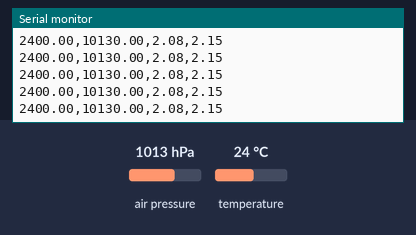
Simulated run of this sketch. Board: Arduino Uno, built with avr-gcc and run on an emulated ATmega328P. Parts: the last lines printed to the serial monitor. Wiring (inferred from the names in the program): BMP180 pressure sensor at I2C address 0x77. The inputs (shaded band) are chosen by the test bench; at power-on: temperature 24 °C, air pressure 1013 hPa.

Above: at 8.7 s.
8.8 s: temperature set to 1.1 °C
At 9.6 s:
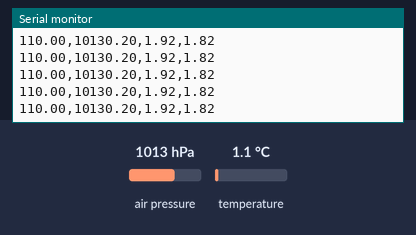
10.3 s: temperature set to 0.8 °C
At 11.2 s:
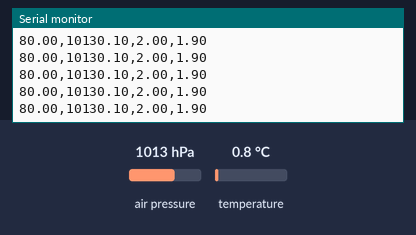
Timing chart, 0 to 13.3 s (numbered marks = the images above; inputs shaded):
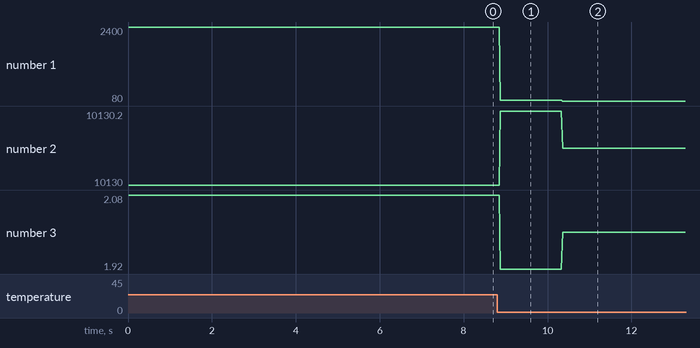

The sketch:

BMP085_con_temp_-_pres_-_alt.ino
```cpp
/*
 * Basado en el código de Jim Lindblom
 * Obtenido desde la página: https://bildr.org/2011/06/bmp085-arduino/
 * Obtiene presión, altitud y temperatura desde el BMP085
 * Serial.print a una velocidad de 9600 baud hacía el serial monitor
 */

//Libreria
#include <Wire.h>
//Dirección I2C del BMP085
#define BMP085_ADDRESS 0x77

const unsigned char OSS = 0; //Configuración de sobremuestreo

//Valores de calibración
int ac1;
int ac2;
int ac3;
unsigned int ac4;
unsigned int ac5;
unsigned int ac6;
int b1;
int b2;
int mb;
int mc;
int md;

//Valores para la formula barométrica
float Po = 101325; //Presión al nivel del mar [Pa]
float M = 0.02896; //Masa molar del aire [kg/mol]
float T; //Temperatura en grados kelvin
float R = 8.3143; //Constante universal de los gases [(N*m)/(mol*K)]
float g = 9.807; //Aceleración gravitacional [m/s^2]

//b5 es calculada en bmp085GetTemperature(...), esta variable se utiliza también en
//bmp085GetPressure(...) por lo tanto ...Temperature(...) deberá llamarse antes
//de ...Pressure(...)
long b5;

void setup() {
  // put your setup code here, to run once:
  Serial.begin(9600);
  Wire.begin();

  bmp085Calibration();
}

void loop() {
  // put your main code here, to run repeatedly:
  //*** Cálculo de la temperatura ***
  float temperature = bmp085GetTemperature(bmp085ReadUT()); //Deberá ser llamado primero
  //*** Cálculo de la presión barométrica ***
  float pressure = bmp085GetPressure(bmp085ReadUP());
  //*** Presión atmosférica a nivel del mar ***
  float atm = pressure / 101325;
  //*** Cálculo no compensado - en metros
  float altitude = calcAltitude(pressure);
  float altura = altitud(pressure, temperature);


    Serial.print(temperature*100);
    Serial.print(",");
    Serial.print(pressure/10);
    Serial.print(",");
    Serial.print(altitude);
    Serial.print(",");
    Serial.println(altura);

  /*
  Serial.print("Temperatura: ");
  Serial.print(temperature, 2); //Muestra 2 decimales
  Serial.println(" deg C");

  Serial.print("Presión: ");
  Serial.print(pressure, 0); //Solo enteros
  Serial.println(" Pa");

  Serial.print("Atmósfera estandar: ");
  Serial.println(atm, 4); //Muestra 4 decimales

  Serial.print("Altitud: ");
  Serial.print(altitude, 2); //Muestra 2 decimales
  Serial.println(" M");

  Serial.print("Mi Altitud calculada: ");
  Serial.print(altura, 2); //Muestra 2 decimales
  Serial.println(" M");

  Serial.println(); //line break*/
  delay(10); //espera 1 segundo y obtiene valores otra vez
}

//Almacena todos los valores de calibración del BMP085 en variables globales
//Valores de calibración son requeridos para calcular temperatura y presión
//Esta función deberá ser llamada en el inicio del programa
void bmp085Calibration(){
  ac1 = bmp085ReadInt(0xAA);
  ac2 = bmp085ReadInt(0xAC);
  ac3 = bmp085ReadInt(0xAE);
  ac4 = bmp085ReadInt(0xB0);
  ac5 = bmp085ReadInt(0xB2);
  ac6 = bmp085ReadInt(0xB4);
  b1 = bmp085ReadInt(0xB6);
  b2 = bmp085ReadInt(0xB8);
  mb = bmp085ReadInt(0xBA);
  mc = bmp085ReadInt(0xBC);
  md = bmp085ReadInt(0xBE);
}

//Calcular temperatura en deg C
float bmp085GetTemperature(unsigned int ut){
  long x1,x2;
  x1 = (((long)ut - (long)ac6)*(long)ac5) >> 15;
  x2 = ((long)mc << 11)/(x1+md);
  b5 = x1 + x2;
  float temp = ((b5 + 8)>>4);
  temp = temp / 10;

   return temp;
}

//Calcular la presión dada
//Los valores de calibración deben conocerse
//b5 también se necesita, por lo que bmp085GetTemperature(...) debe ser llamada primero
//El valor de regreso será la presión en unidades de Pa
long bmp085GetPressure(unsigned long up){
  long x1, x2, x3, b3, b6, p;
  unsigned long b4, b7;

  b6 = b5 - 4000;
  //Calcular B3
  x1 = (b2 * (b6 * b6)>>12)>>11;
  x2 = (ac2 * b6)>>11;
  x3 = x1 + x2;
  b3 = (((((long)ac1)*4 + x3)<<OSS) + 2)>>2;

  //Calcular B4
  x1 = (ac3 * b6)>>13;
  x2 = (b1 * ((b6 * b6)>>12))>>16;
  x3 = ((x1 + x2) + 2)>>2;
  b4 = (ac4 * (unsigned long)(x3 + 32768))>>15;

  //Calcular B7
  b7 = ((unsigned long)(up - b3) * (50000>>OSS));
  if(b7 < 0x80000000)
    p = (b7<<1)/b4;
  else
    p = (b7/b4)<<1;

  x1 = (p>>8) * (p>>8);
  x1 = (x1 * 3038)>>16;
  x2 = (-7357 * p)>>16;
  p += (x1 + x2 + 3791)>>4;

  long temp = p;
  return temp;
}

//Lee 1 byte desde el BMP085 en "address"
char bmp085Read(unsigned char address){
  unsigned char data;

  Wire.beginTransmission(BMP085_ADDRESS);
  Wire.write(address);
  Wire.endTransmission();

  Wire.requestFrom(BMP085_ADDRESS, 1);
  while(!Wire.available())
    ;
    return Wire.read();
}

//Lee 2 bytes desde el BMP085
//El primer byte será desde "address"
//El segundo byte será desde "address"+1
int bmp085ReadInt(unsigned char address){
  unsigned char msb, lsb;

  Wire.beginTransmission(BMP085_ADDRESS);
  Wire.write(address);
  Wire.endTransmission();

  Wire.requestFrom(BMP085_ADDRESS, 2);
  while(Wire.available()<2)
    ;
  msb = Wire.read();
  lsb = Wire.read();

  return (int) msb<<8 | lsb;
}

//Lee el valor de temperatura descompensada unsigned
int bmp085ReadUT(){
  unsigned int ut;

  // Write 0x2E into Register 0xF4
  // This requests a temperature reading
  Wire.beginTransmission(BMP085_ADDRESS);
  Wire.write(0xF4);
  Wire.write(0x2E);
  Wire.endTransmission();

  // Wait at least 4.5ms
  delay(5);

  // Read two bytes from registers 0xF6 and 0xF7
  ut = bmp085ReadInt(0xF6);
  return ut;
}

// Lee el valor de presión descompensada
unsigned long bmp085ReadUP()
{
  unsigned char msb, lsb, xlsb;
  unsigned long up = 0;

  // Write 0x34+(OSS<<6) into register 0xF4
  // Request a pressure reading w/ oversampling setting
  Wire.beginTransmission(BMP085_ADDRESS);
  Wire.write(0xF4);
  Wire.write(0x34 + (OSS<<6));
  Wire.endTransmission();

  // Wait for conversion, delay time dependent on OSS
  delay(2 + (3<<OSS));

  // Read register 0xF6 (MSB), 0xF7 (LSB), and 0xF8 (XLSB)
  Wire.beginTransmission(BMP085_ADDRESS);
  Wire.write(0xF6);
  Wire.endTransmission();
  Wire.requestFrom(BMP085_ADDRESS, 3);

  // Wait for data to become available
  while(Wire.available() < 3)
    ;
  msb = Wire.read();
  lsb = Wire.read();
  xlsb = Wire.read();

  up = (((unsigned long) msb << 16) | ((unsigned long) lsb << 8) | (unsigned long) xlsb) >> (8-OSS);

  return up;
}

float calcAltitude(float pressure){
  float A = pressure/101325;
  float B = 1/5.25588;
  float C = pow(A,B);
  C = 1 - C;
  C = C / 0.0000225577;

  return C;
}

float altitud(float pressure, float temperature){
  T = temperature + 273.15;
  float altitud = (log(pressure/Po))*((R*T)/(M*g))*-1;

  return altitud;
}
```

Measured:
- after the input at 8.8 s, the serial monitor: prints a new line after 0.07 s (image 1)
- after the input at 10.3 s, the serial monitor: prints a new line after 0.06 s (image 2)
- plotted number 1: 2400 → 110 after the input at 8.8 s, 110 → 80 after the input at 10.3 s
- plotted number 2: 10130 → 10130.2 after the input at 8.8 s, 10130.2 → 10130.1 after the input at 10.3 s
- plotted number 3: 2.08 → 1.92 after the input at 8.8 s, 1.92 → 2 after the input at 10.3 s
